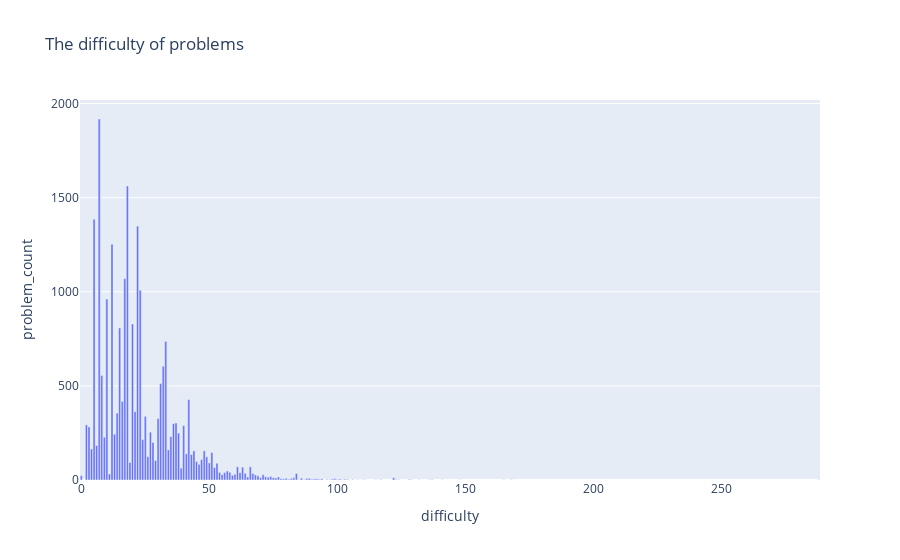

The notebook cell this image was saved under:
### Markdown cell above
## Evaluate difficulty

### Code cell
def calc_difficulty(equation):
    difficulty = 0

    def eval(x):
        if x == '+' : return 2
        elif x == '-' : return 3
        elif x == '*' : return 5
        elif x == '/' : return 7
        elif x == '(' : return 8
        elif x == '%' : return 5
        elif x == '^' : return 6
        else : return 0

    for op in equation:
        difficulty += eval(op)
    return difficulty


data['difficulty'] = data['equation'].apply(calc_difficulty)

cnt = data['difficulty'].value_counts().reset_index()
cnt.columns = [ 'difficulty' , 'problem_count']

fig = px.bar(
    cnt , x = 'difficulty', y = 'problem_count' ,
    title = 'The difficulty of problems'
)
fig.show()

### Figure 1 — Plotly figure (JSON) as saved in the notebook; plotly's stock layout.template omitted (floating-point values rounded to 4 significant figures)
{"data": [{"alignmentgroup": "True", "hovertemplate": "difficulty=%{x}<br>problem_count=%{y}<extra></extra>", "legendgroup": "", "marker": {"color": "#636efa"}, "name": "", "offsetgroup": "", "orientation": "v", "showlegend": false, "textposition": "auto", "type": "bar", "x": [7, 18, 5, 22, 12, 17, 23, 10, 20, 15, 33, 32, 8, 31, 42, 16, 21, 14, 25, 30, 37, 36, 2, 40, 3, 27, 38, 13, 35, 9, 24, 28, 6, 4, 34, 44, 48, 51, 41, 43, 26, 49, 47, 29, 45, 19, 50, 53, 46, 61, 66, 63, 52, 39, 57, 58, 54, 56, 62, 64, 84, 67, 11, 60, 55, 71, 68, 59, 0, 69, 74, 72, 77, 65, 73, 70, 122, 83, 75, 76, 86, 80, 89, 82, 88, 99, 78, 92, 91, 79, 94, 101, 98, 103, 90, 81, 93, 96, 128, 104, 100, 137, 117, 123, 106, 141, 110, 87, 124, 108, 168, 136, 102, 165, 85, 148, 132, 115, 129, 97, 288, 111], "xaxis": "x", "y": [1918, 1562, 1386, 1349, 1253, 1070, 1008, 961, 829, 808, 736, 604, 555, 512, 427, 417, 363, 355, 338, 326, 303, 299, 293, 289, 282, 254, 249, 243, 230, 227, 214, 199, 183, 165, 160, 155, 155, 146, 139, 135, 124, 123, 108, 103, 98, 93, 91, 89, 83, 70, 70, 68, 66, 63, 48, 41, 40, 39, 39, 36, 35, 35, 32, 30, 29, 28, 27, 25, 23, 22, 19, 17, 16, 16, 15, 12, 12, 12, 12, 11, 10, 9, 9, 8, 8, 7, 7, 6, 6, 6, 6, 5, 5, 4, 4, 4, 4, 3, 3, 3, 3, 2, 2, 2, 2, 1, 1, 1, 1, 1, 1, 1, 1, 1, 1, 1, 1, 1, 1, 1, 1, 1], "yaxis": "y"}], "layout": {"barmode": "relative", "legend": {"tracegroupgap": 0}, "title": {"text": "The difficulty of problems"}, "xaxis": {"anchor": "y", "domain": [0, 1], "title": {"text": "difficulty"}}, "yaxis": {"anchor": "x", "domain": [0, 1], "title": {"text": "problem_count"}}}}
